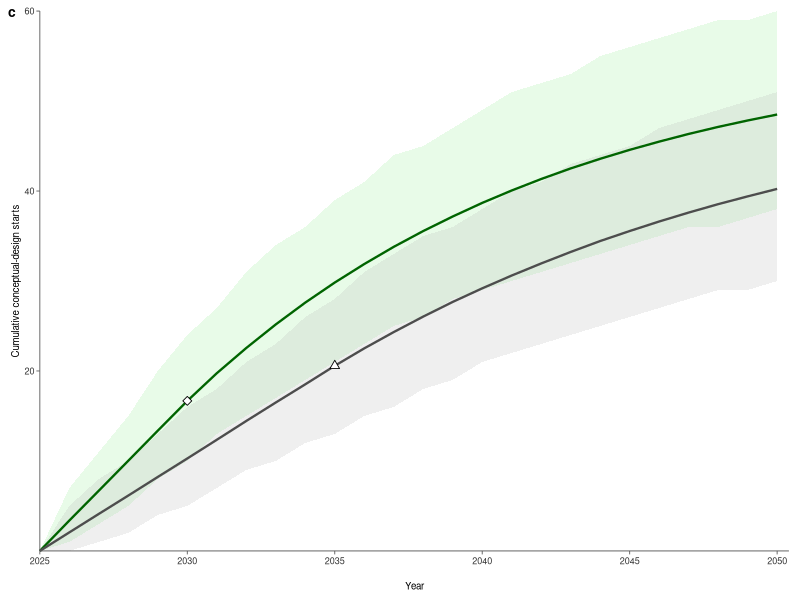
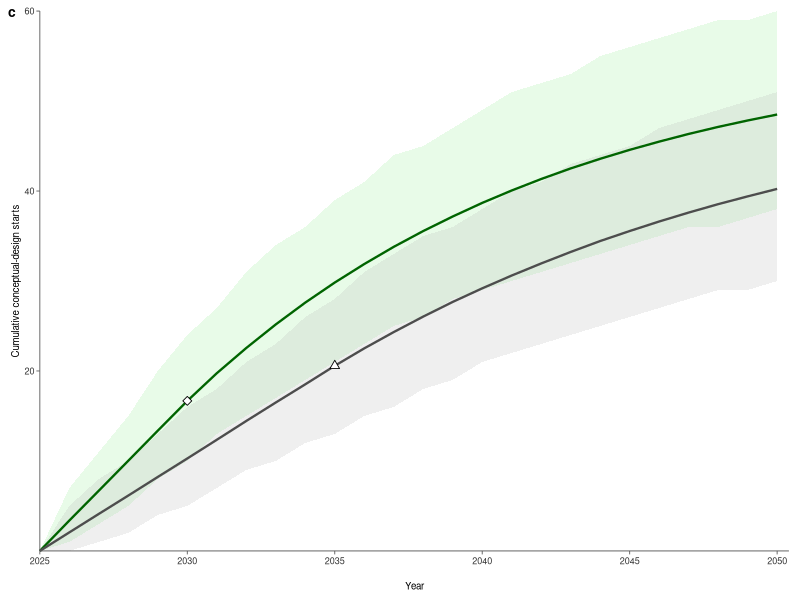

These figures' R source, in order:
# Code for the manuscript Gordon, J.A., Kazlou, T., Jewell, J. and Cherp, A.
# First-of-a-Kind deployment prospects for small modular reactors
#
# Reproduces Figure 2c: projected cumulative conceptual-design entries from
# 2025 to 2050 under the Baseline and Accelerated scenarios.
#
# Panel c shows pipeline-expansion assumptions underpinning FOAK deployment.
# The triangle and diamond mark the Baseline and Accelerated pivot years,
# respectively, after which assumed design-entry rates decline. Shaded bands
# indicate simulated uncertainty intervals.
#
# Required input:
# None. Panel c is generated from the design-entry assumptions specified below.
#
# Outputs:
# fig02_panel_c_design_additions.png
# fig02_panel_c_design_additions.pdf
# fig02_panel_c_design_additions.rds
# fig02_panel_c_design_additions_core.rds

suppressPackageStartupMessages({
  library(ggplot2)
  library(dplyr)
  library(cowplot)
  library(grid)
})

rm(list = ls())
graphics.off()
set.seed(42)

# ============================================================
# FIGURE 2 — PANEL C ONLY
# Pipeline expansion / cumulative conceptual-design starts
# ============================================================

# ------------------------------------------------------------
# PATHS
# ------------------------------------------------------------

OUT_DIR <- "."

# ------------------------------------------------------------
# EXPORT SETTINGS
# ------------------------------------------------------------

SAVE_W_MM <- 88
SAVE_H_MM <- 72
SAVE_DPI  <- 600

FILE_STUB <- "fig02_panel_c_design_additions"

# ------------------------------------------------------------
# TYPOGRAPHY
# ------------------------------------------------------------

BASE_SIZE        <- 7
AXIS_TEXT_SIZE   <- 6.5
AXIS_TITLE_SIZE  <- 7
PANEL_LABEL_SIZE <- 10

# ------------------------------------------------------------
# PANEL TAG GEOMETRY
# ------------------------------------------------------------

TAG_X <- 0.01
TAG_Y <- 0.99

# ------------------------------------------------------------
# COLOURS
# ------------------------------------------------------------

col_baseline_line <- "grey30"
col_baseline_fill <- "grey70"
col_accel_line    <- "#006400"
col_accel_fill    <- "#90EE90"

# ============================================================
# PANEL C — PIPELINE EXPANSION
# ============================================================

years <- 2026:2050

pivot_year_baseline <- 2035
pivot_year_accel    <- 2030

n_sim <- 10000

lambda0_baseline    <- 2.06
lambda2050_baseline <- 0.824

lambda0_accel       <- 3.33
lambda2050_accel    <- 0.666

years_decline_baseline <- 2050 - pivot_year_baseline
years_decline_accel    <- 2050 - pivot_year_accel

k_baseline <- -log(lambda2050_baseline / lambda0_baseline) / years_decline_baseline
k_accel    <- -log(lambda2050_accel / lambda0_accel) / years_decline_accel

lambda_t <- function(year, lambda0, k, pivot_year) {
  if (year <= pivot_year) {
    lambda0
  } else {
    lambda0 * exp(-k * (year - pivot_year))
  }
}

lambda_path_baseline <- sapply(
  years,
  lambda_t,
  lambda0 = lambda0_baseline,
  k = k_baseline,
  pivot_year = pivot_year_baseline
)

lambda_path_accel <- sapply(
  years,
  lambda_t,
  lambda0 = lambda0_accel,
  k = k_accel,
  pivot_year = pivot_year_accel
)

sim_baseline <- replicate(n_sim, rpois(length(years), lambda_path_baseline))
sim_accel    <- replicate(n_sim, rpois(length(years), lambda_path_accel))

cum_baseline <- t(apply(sim_baseline, 2, cumsum))
cum_accel    <- t(apply(sim_accel, 2, cumsum))

summarise_sim <- function(sim, scenario) {
  data.frame(
    Year = years,
    Mean = apply(sim, 2, mean),
    Q5   = apply(sim, 2, quantile, probs = 0.05),
    Q95  = apply(sim, 2, quantile, probs = 0.95),
    Scenario = scenario
  )
}

plot_df_c <- rbind(
  summarise_sim(cum_accel, "Accelerated"),
  summarise_sim(cum_baseline, "Baseline")
)

plot_df_c$Scenario <- factor(
  plot_df_c$Scenario,
  levels = c("Accelerated", "Baseline")
)

zero_acc <- data.frame(
  Year = 2025,
  Mean = 0,
  Q5 = 0,
  Q95 = 0,
  Scenario = factor("Accelerated", levels = c("Accelerated", "Baseline"))
)

zero_base <- data.frame(
  Year = 2025,
  Mean = 0,
  Q5 = 0,
  Q95 = 0,
  Scenario = factor("Baseline", levels = c("Accelerated", "Baseline"))
)

plot_df_c <- rbind(zero_acc, zero_base, plot_df_c)
plot_df_c <- plot_df_c[order(plot_df_c$Scenario, plot_df_c$Year), ]

pivot_points <- data.frame(
  Year = c(pivot_year_baseline, pivot_year_accel),
  Scenario = factor(
    c("Baseline", "Accelerated"),
    levels = c("Accelerated", "Baseline")
  ),
  shape_id = c("Baseline", "Accelerated")
)

pivot_points$Mean <- c(
  plot_df_c$Mean[
    plot_df_c$Year == pivot_year_baseline &
      plot_df_c$Scenario == "Baseline"
  ][1],
  plot_df_c$Mean[
    plot_df_c$Year == pivot_year_accel &
      plot_df_c$Scenario == "Accelerated"
  ][1]
)

p_c_core <- ggplot(
  plot_df_c,
  aes(x = Year, y = Mean, fill = Scenario, colour = Scenario)
) +
  geom_ribbon(aes(ymin = Q5, ymax = Q95), alpha = 0.20, colour = NA) +
  geom_line(linewidth = 0.8) +
  geom_point(
    data = pivot_points,
    aes(x = Year, y = Mean, shape = shape_id),
    fill = "white",
    colour = "black",
    stroke = 0.45,
    size = 2.1,
    inherit.aes = FALSE,
    show.legend = FALSE
  ) +
  scale_shape_manual(
    values = c("Accelerated" = 23, "Baseline" = 24),
    guide = "none"
  ) +
  scale_fill_manual(
    values = c(Accelerated = col_accel_fill, Baseline = col_baseline_fill),
    guide = "none"
  ) +
  scale_colour_manual(
    values = c(Accelerated = col_accel_line, Baseline = col_baseline_line),
    guide = "none"
  ) +
  scale_x_continuous(
    breaks = seq(2025, 2050, by = 5),
    labels = paste0(seq(2025, 2050, by = 5), "\n"),
    limits = c(2025, 2050.4),
    expand = c(0, 0)
  ) +
  scale_y_continuous(
    breaks = seq(20, 60, by = 20),
    limits = c(0, 60),
    expand = expansion(mult = c(0, 0))
  ) +
  labs(
    x = "Year",
    y = "Cumulative conceptual-design starts"
  ) +
  coord_cartesian(clip = "off") +
  theme_classic(base_size = BASE_SIZE) +
  theme(
    axis.title.x = element_text(
      size = AXIS_TITLE_SIZE,
      colour = "black",
      margin = margin(t = 4)
    ),
    axis.title.y = element_text(
      size = AXIS_TITLE_SIZE,
      colour = "black"
    ),
    axis.text.x = element_text(
      size = AXIS_TEXT_SIZE,
      colour = "grey20",
      margin = margin(t = 2)
    ),
    axis.text.y = element_text(
      size = AXIS_TEXT_SIZE,
      colour = "grey20"
    ),
    axis.line.x = element_line(colour = "grey35", linewidth = 0.3),
    axis.line.y = element_line(colour = "grey35", linewidth = 0.3),
    axis.ticks.x = element_line(colour = "grey35", linewidth = 0.3),
    axis.ticks.y = element_line(colour = "grey35", linewidth = 0.3),
    axis.ticks.length = unit(2.5, "pt"),
    plot.margin = margin(t = 8, r = 8, b = 6, l = 8),
    plot.background  = element_rect(fill = "white", colour = NA),
    panel.background = element_rect(fill = "white", colour = NA)
  )

p_c <- ggdraw(p_c_core) +
  draw_plot_label(
    "c",
    x = TAG_X,
    y = TAG_Y,
    hjust = 0,
    vjust = 1,
    size = PANEL_LABEL_SIZE,
    fontface = "bold"
  )

print(p_c)

# ============================================================
# SAVE PANEL C
# ============================================================

ggsave(
  filename = file.path(OUT_DIR, paste0(FILE_STUB, ".png")),
  plot = p_c,
  width = SAVE_W_MM,
  height = SAVE_H_MM,
  units = "mm",
  dpi = SAVE_DPI,
  bg = "white"
)

ggsave(
  filename = file.path(OUT_DIR, paste0(FILE_STUB, ".pdf")),
  plot = p_c,
  width = SAVE_W_MM,
  height = SAVE_H_MM,
  units = "mm",
  bg = "white",
  useDingbats = FALSE
)

saveRDS(
  p_c,
  file = file.path(OUT_DIR, paste0(FILE_STUB, ".rds"))
)

saveRDS(
  p_c_core,
  file = file.path(OUT_DIR, paste0(FILE_STUB, "_core.rds"))
)

p_c
